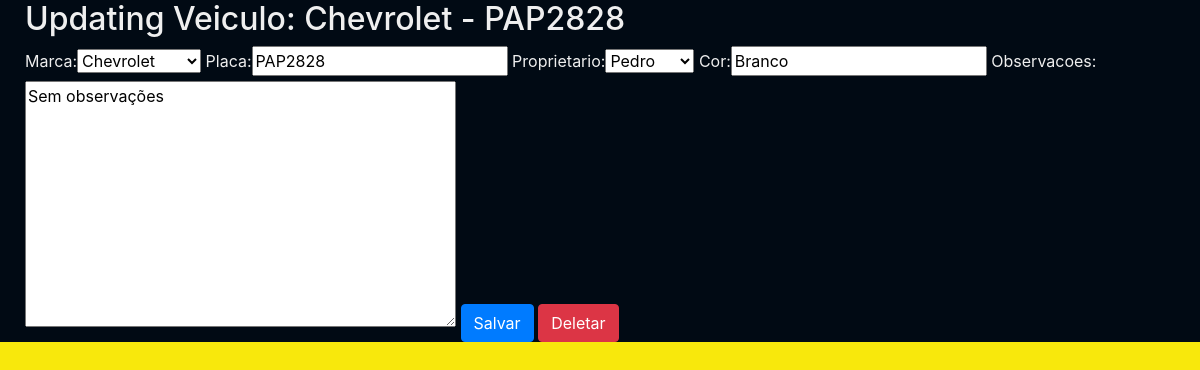
/sistema/veiculo-update/1/, run on the app's committed database.
### core/models.py (models this page shows)
class Veiculo(models.Model):
    marca = models.ForeignKey(Marca, on_delete=models.CASCADE)
    placa = models.CharField(max_length=7)
    proprietario = models.ForeignKey(Pessoa, on_delete=models.PROTECT)
    cor = models.CharField(max_length=15)
    observacoes = models.TextField()
    def __str__(self):
        return self.marca.nome + ' - ' + self.placa

class Marca(models.Model):
    nome = models.CharField(max_length=50)
    def __str__(self):
        return self.nome

### core/views.py (the view)
# urls.py: url(r'^veiculo-update/(?P<id>\d+)/$', veiculo_update, name='core_veiculo_update'),
def veiculo_update(request, id):
    data  = {}
    veiculo = Veiculo.objects.get(id=id)
    form = VeiculoForm(request.POST or None, instance=veiculo)
    data['veiculo'] = veiculo
    data['form'] = form
    if request.method == 'POST':
        if form.is_valid():
            form.save()
            return redirect('core_lista_veiculos')
    else:
        return render(request, 'core/update_veiculo.html', data)

### core/forms.py
class VeiculoForm(ModelForm):
    class Meta:
        model = Veiculo
        fields = '__all__'

### core/models.py (called while the page is built)
    def __str__(self):
        return self.nome

### core/templates/core/update_veiculo.html (shortened to what this page needs)
{% extends 'base.html' %}
{% load bootstrap %}
{% block main %}
<div class="row">
    <div class="col">
        <h2>Updating Veiculo: {{ veiculo }}</h2>
        <form action="{% url 'core_veiculo_update' veiculo.id %}" method="POST">
                {{ form|bootstrap }}
                <button type="submit" class="btn btn-primary">Salvar</button>
                <a href="{% url 'core_veiculo_delete' veiculo.id %}" class="btn btn-danger">Deletar</a>
        </form>
    </div>
</div>
{% endblock %}

### data on the page
Veiculo: marca+placa "Chevrolet - PAP2828", marca "Chevrolet", placa "PAP2828", proprietario "Pedro", cor "Branco", observacoes "Sem observações"
